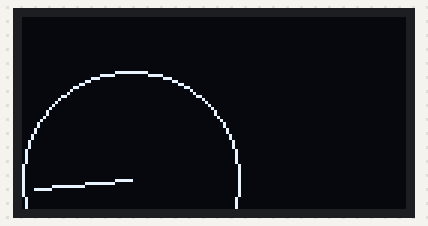
The sketch below on a simulated Arduino Uno, built with avr-gcc and run on an emulated ATmega328P. Shown: 128×64 one-colour display.

Above: at 0.1 s.
At 0.7 s:
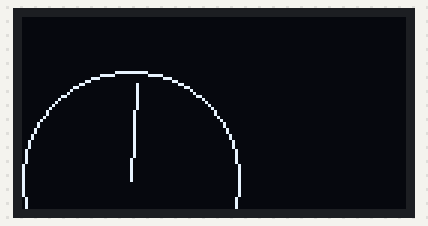
At 1.3 s:
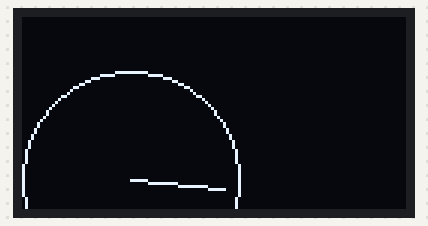
At 2.55 s:
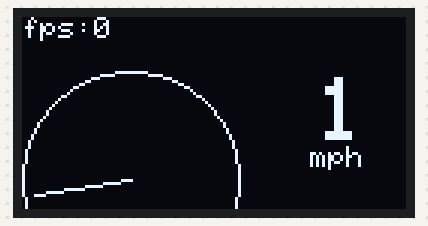
At 21.11 s:
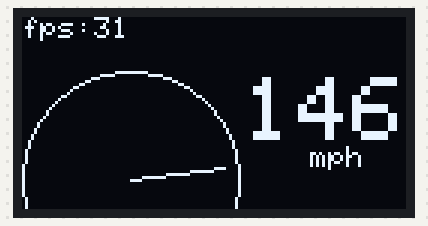
At 39.82 s:
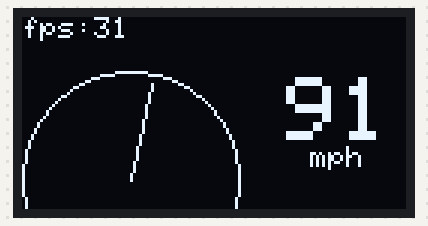

The sketch:

dashboard.ino
```cpp
#include <SPI.h>
#include <Wire.h>
#include <Adafruit_GFX.h>
#include <Adafruit_SSD1306.h>

#define SCREEN_WIDTH    128
#define SCREEN_HEIGHT   64
#define OLED_RESET      -1
#define SCREEN_ADDRESS  0x3C
Adafruit_SSD1306 display(SCREEN_WIDTH, SCREEN_HEIGHT, &Wire, OLED_RESET);

#define SPEEDO_CTR_X    36
#define SPEEDO_CTR_Y    54
#define SPEEDO_RADIUS   36

int fps = 0;
int speed = 0;

void setup() {
  Serial.begin(9600);

  // init display
  if(!display.begin(SSD1306_SWITCHCAPVCC, SCREEN_ADDRESS)) {
    Serial.println(F("SSD1306 allocation failed"));
    for(;;); // loop forever
  }

  display.clearDisplay();
  display.setTextSize(1);
  display.setTextColor(WHITE);

  needleSweep();
}

void loop() {
  display.clearDisplay();
  display.setCursor(0, 0);
  display.print("fps: ");
  display.setCursor(24, 0);
  display.print(fps);

  speedTest();
  drawSpeedo(true);
  drawNeedle(speed);
  measurefps(5);
  display.display();
}

void needleSweep() {
  int cycle = 2;
  int cspeed = 4;
  while(cycle > 0) {
    speed = speed + cspeed;
    if(speed > 159) {
      cycle = cycle - 1;
      cspeed = cspeed - cspeed * 2;
    }
    if(speed < 1) {
      cycle = cycle - 1;
      cspeed = cspeed + cspeed * 2;
    }

    display.clearDisplay();
    drawSpeedo(false);
    drawNeedle(speed);
    display.display();
  }
}

static inline void measurefps(const int seconds) {
  static unsigned long lastMillis;
  static unsigned long frameCount;
  static unsigned int framesPerSecond;

  unsigned long now = millis();
  frameCount++;
  if(now - lastMillis >= seconds * 1000){
    framesPerSecond = frameCount / seconds;
    fps = framesPerSecond;
    frameCount = 0;
    lastMillis = now;
  }
}

void drawNeedle(int speed) {
  speed = constrain(speed, 0, 160);
  float t = (float)(map(speed, 0, 160, 295, 649)) / 100.0;
  int r = SPEEDO_RADIUS - 4;
  int x = r * cos(t) + SPEEDO_CTR_X;
  int y = r * sin(t) + SPEEDO_CTR_Y;

  display.drawLine(SPEEDO_CTR_X, SPEEDO_CTR_Y, x, y, WHITE);
}

void drawSpeedo(bool text) {
  display.drawCircle(SPEEDO_CTR_X, SPEEDO_CTR_Y, SPEEDO_RADIUS, WHITE);

  if(!text) {
    return;
  }

  int cursorPos = 0;
  if(speed < 10) {
    cursorPos = 98;
  }
  else if(speed < 100) {
    cursorPos = 88;
  }
  else {
    cursorPos = 74;
  }
  display.setCursor(cursorPos, 20);
  display.setTextSize(3);
  display.println(speed);
  display.setCursor(96, 43);
  display.setTextSize(1);
  display.println("mph");
}

void speedTest() {
  static unsigned long lastMillis;
  unsigned long now = millis();
  if(now - lastMillis >= 100) {
    speed = speed + 1;
    if(speed > 200) {
      speed = 0;
    }
    lastMillis = now;
  }
}
```
